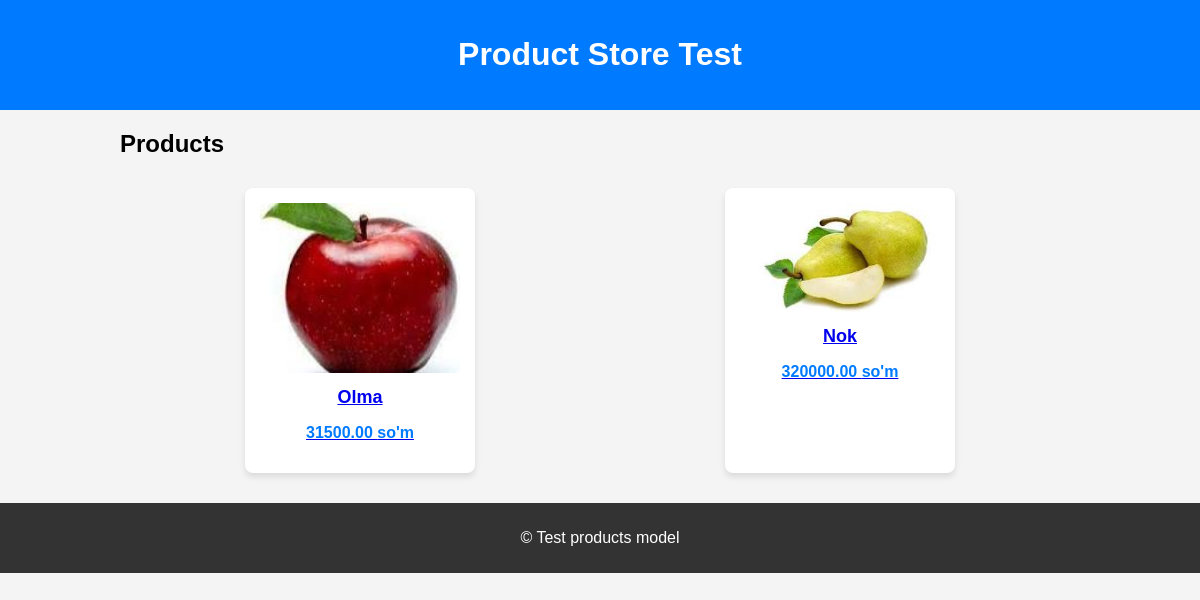
/products/, run on an earlier commit of the app's database.
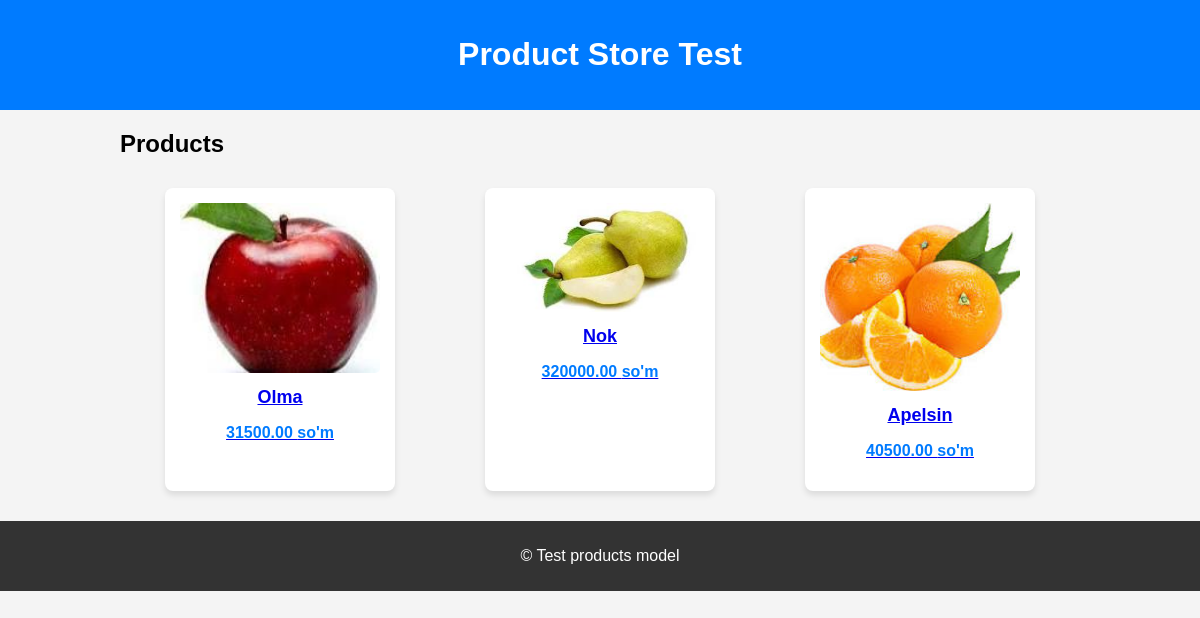
And on a later commit of the database.
### products/models.py (models this page shows, shortened)
class Product(models.Model):
    name = models.CharField(max_length=255)
    description = models.TextField(blank=True, null=True)
    price = models.DecimalField(max_digits=12, decimal_places=2)
    discount = models.DecimalField(max_digits=5, decimal_places=2, default=0.00)
    image = models.ImageField(upload_to='products/', blank=True, null=True)
    is_active = models.BooleanField(default=True)
    created_at = models.DateTimeField(auto_now_add=True)
    updated_at = models.DateTimeField(auto_now=True)
    def final_price(self):
        return self.price - (self.price * (self.discount / 100))

### products/views.py (the view)
# urls.py: path('', product_list, name='product_list'),
def product_list(request):
    products = Product.objects.filter(is_active=True)
    return render(
        request,
        'products/product_list.html',
        {'products': products})

### products/templates/products/product_list.html (shortened to what this page needs)
{% extends "base.html" %}
{% load static %}
{% block content %}
<h2>Products</h2>
<div class="product-list">
    {% for product in products %}
    <div class="product-card">
        <a href="{% url 'product_detail' product.id %}">
            {% if product.image %}
            <img src="{{ product.image.url }}" alt="{{ product.name }}">
            {% else %}
            <img src="https://via.placeholder.com/150" alt="No image">
            {% endif %}
            <h3>{{ product.name }}</h3>
            <p class="price">{{ product.final_price|floatformat:2 }} so'm</p>
        </a>
    </div>
    {% empty %}
    <p>No products available.</p>
    {% endfor %}
</div>
{% endblock %}

### products/templates/base.html (shortened to what this page needs)
{% load static %}
<!DOCTYPE html>
<html lang="en">
<head>
    <link rel="stylesheet" href="https://cdnjs.cloudflare.com/ajax/libs/font-awesome/6.4.2/css/all.min.css">
    <link rel="stylesheet" href="{% static 'css/stylee.css' %}">
</head>
<body>
    <header>
        <div class="container">
            <h1><a href="{% url 'product_list' %}">Product Store Test</a></h1>
        </div>
    </header>
    <main class="container">
        {% block content %}{% endblock %}
    </main>
    <footer>
        <div class="container">
            <p>&copy; Test products model</p>
        </div>
    </footer>
</body>
</html>

### products/static/css/stylee.css (style rules this page uses)
body { font-family: Arial, sans-serif; margin: 0; padding: 0; background-color: #f4f4f4; }
.container { width: 80%; margin: 0 auto; max-width: 1200px; }
header { background: #007bff; color: white; padding: 15px 0; text-align: center; }
header a { color: white; text-decoration: none; }
footer { background: #333; color: white; text-align: center; padding: 10px 0; margin-top: 20px; }
.product-list { display: flex; flex-wrap: wrap; justify-content: space-around; }
.product-card { background: white; padding: 15px; margin: 10px; width: 200px; text-align: center; border-radius: 8px; box-shadow: 0 4px 6px rgba(0, 0, 0, 0.1); transition: transform 0.2s ease-in-out; }
.product-card img { width: 100%; height: auto; border-radius: 5px; }
.product-card h3 { margin: 10px 0; font-size: 18px; }
.product-card .price { color: #007bff; font-weight: bold; }

What changed in the data, as far as the page shows it:
added Product: image (picture), name "Apelsin", final_price "40500.00"
